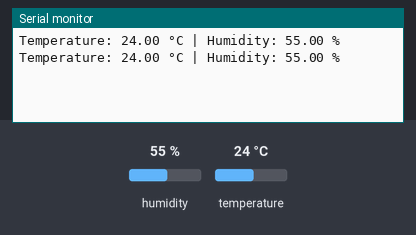
Simulated run of this sketch. Board: Arduino Uno, built with avr-gcc and run on an emulated ATmega328P. Shown: the last lines printed to the serial monitor. Inputs (shaded band) come from the test bench; at power-on: humidity 55 %, temperature 24 °C.

Above: at 2.8 s.
2.9 s: humidity set to 22 %
At 5.2 s:
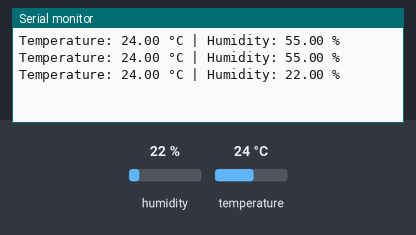
5.6 s: temperature set to 12 °C
At 6.4 s:
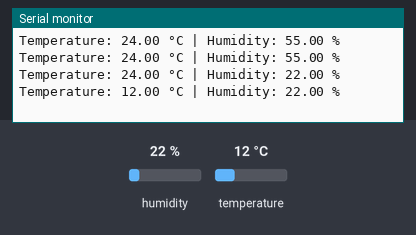
8.3 s: humidity set to 40 %
At 11.3 s:
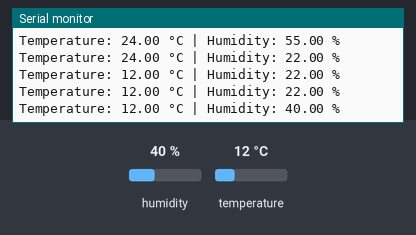
Timing chart, 0 to 12.8 s (numbered marks = the images above; inputs shaded):
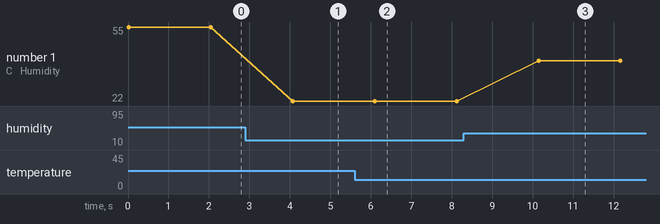

The sketch:

dht_11.ino
```cpp
#include <DHT.h>

// Define the DHT sensor type (DHT11)
#define DHT_TYPE DHT11

// Pin to which the DHT sensor is connected (Digital Pin 13)
const int dhtPin = 3;

// Initialize the DHT sensor
DHT dht(dhtPin, DHT_TYPE);

void setup() {
  // Start serial communication
  Serial.begin(9600);

  // Initialize the DHT sensor
  dht.begin();
}

void loop() {
  // Read temperature and humidity from the DHT sensor
  float temperature = dht.readTemperature();
  float humidity = dht.readHumidity();

  // Check if the readings are valid

  // Print temperature and humidity to the serial monitor
  Serial.print("Temperature: ");
  Serial.print(temperature);
  Serial.print(" °C | Humidity: ");
  Serial.print(humidity);
  Serial.println(" %");


  // Add a delay before the next reading
  delay(2000);
}
```

Measured:
- after the input at 2.9 s, the serial monitor: prints a new line after 1.2 s (image 1)
- after the input at 5.6 s, the serial monitor: prints a new line after 0.50 s (image 2)
- after the input at 8.3 s, the serial monitor: prints a new line after 1.8 s (image 3)
- plotted number 1: 55 → 22 after the input at 2.9 s, 22 → 40 after the input at 8.3 s
